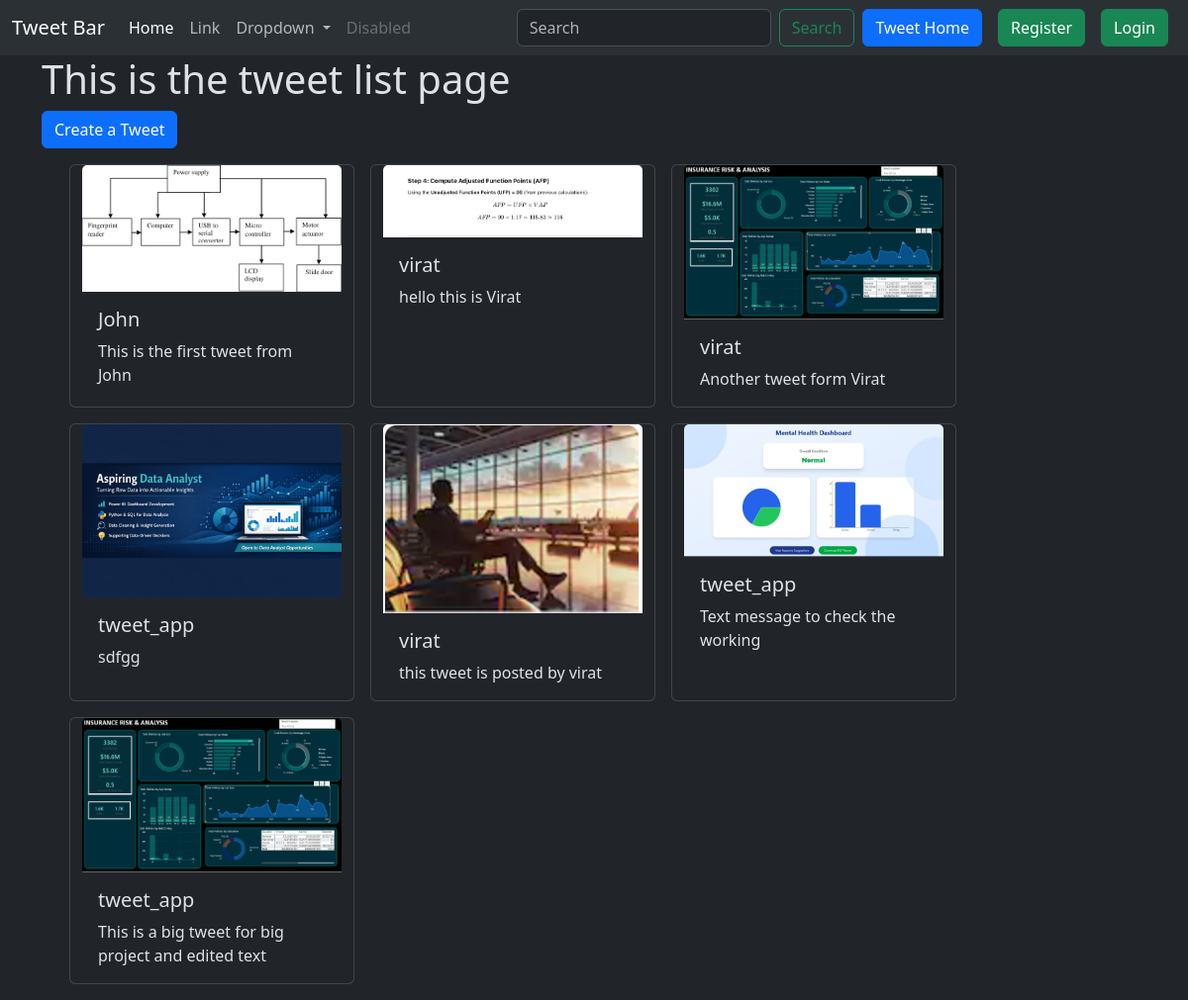
Screenshot of /tweet/ with the database file from the repository.
### tweet/models.py (models this page shows, shortened)
class Tweet(models.Model):
    user = models.ForeignKey(User, on_delete=models.CASCADE)
    text = models.TextField(max_length=240)
    photo = models.ImageField(upload_to="photos/", blank=True, null=True)
    created_at = models.DateTimeField(auto_now_add=True)
    upated_at = models.DateTimeField(auto_now=True)

### tweet/views.py (the view)
# urls.py: path('', views.tweet_list, name="tweet_list"),
def tweet_list(request):
    tweets = Tweet.objects.all().order_by('-created_at')
    return render(request, 'tweet_list.html', {'tweets': tweets })

### tweet/templates/tweet_list.html (shortened to what this page needs)
{% extends 'layouts.html'%}
{% block content%}
<h1>This is the tweet list page</h1>
<a class='btn btn-primary' href="{% url 'tweet_create' %}">Create a Tweet</a>
<div class="container row gap-3 m-3">
    {% for tweet in tweets%}
        <div class="card" style="width: 18rem;">
  <img src="{{tweet.photo.url}}" class="card-img-top" alt="...">
  <div class="card-body">
    <h5 class="card-title">{{tweet.user.username}}</h5>
    <p class="card-text">{{tweet.text}}</p>
  </div>
</div>
    {% endfor %}
</div>
{% endblock %}

### templates/layouts.html (shortened to what this page needs)
{% load static %}
<!DOCTYPE html>
<html lang="en" data-bs-theme="dark">
<head>
    <link href="https://cdn.jsdelivr.net/npm/bootstrap@5.3.8/dist/css/bootstrap.min.css" rel="stylesheet">
</head>
<body>
    <nav class="navbar navbar-expand-lg bg-body-tertiary">
  <div class="container-fluid">
    <a class="navbar-brand" href="#">Tweet Bar</a>
    <div class="collapse navbar-collapse" id="navbarSupportedContent">
      <ul class="navbar-nav me-auto mb-2 mb-lg-0">
        <li class="nav-item">
          <a class="nav-link active" aria-current="page" href="#">Home</a>
        </li>
        <li class="nav-item">
          <a class="nav-link" href="#">Link</a>
        </li>
        <li class="nav-item dropdown">
          <a class="nav-link dropdown-toggle" href="#" role="button" data-bs-toggle="dropdown" aria-expanded="false">
            Dropdown
          </a>
        </li>
        <li class="nav-item">
          <a class="nav-link disabled" aria-disabled="true">Disabled</a>
        </li>
      </ul>
      <form class="d-flex" role="search">
        <input class="form-control me-2" type="search" placeholder="Search" aria-label="Search"/>
        <button class="btn btn-outline-success" type="submit">Search</button>
      </form>
      <a href="{% url 'tweet_list' %}" class="btn btn-primary mx-2">Tweet Home</a>
      {% if user.is_authenticated%}
      <form  method="post" action="{% url 'logout' %}">
        {% csrf_token %}
        <button class="btn btn-danger" type="submit">LogOut</button>
      </form>
      {% else%}
      <a href="{% url 'register' %}" class="btn btn-success mx-2">Register</a>
      <a href="{% url 'login' %}" class="btn btn-success mx-2">Login</a>
      {% endif%}
    </div>
  </div>
</nav>
    <div class="container ">
        {% block content%}{% endblock%}
    </div>
</body>
</html>

### rows the page displays
Tweet: photo (picture), user.username "John", text "This is the first tweet from John"
Tweet: photo (picture), user.username "virat", text "hello this is Virat"
Tweet: photo (picture), user.username "virat", text "Another tweet form Virat"
Tweet: photo (picture), user.username "tweet_app", text "sdfgg"
Tweet: photo (picture), user.username "virat", text "this tweet is posted by virat"
Tweet: photo (picture), user.username "tweet_app", text "Text message to check the working"
Tweet: photo (picture), user.username "tweet_app", text "This is a big tweet for big project and edited text"
